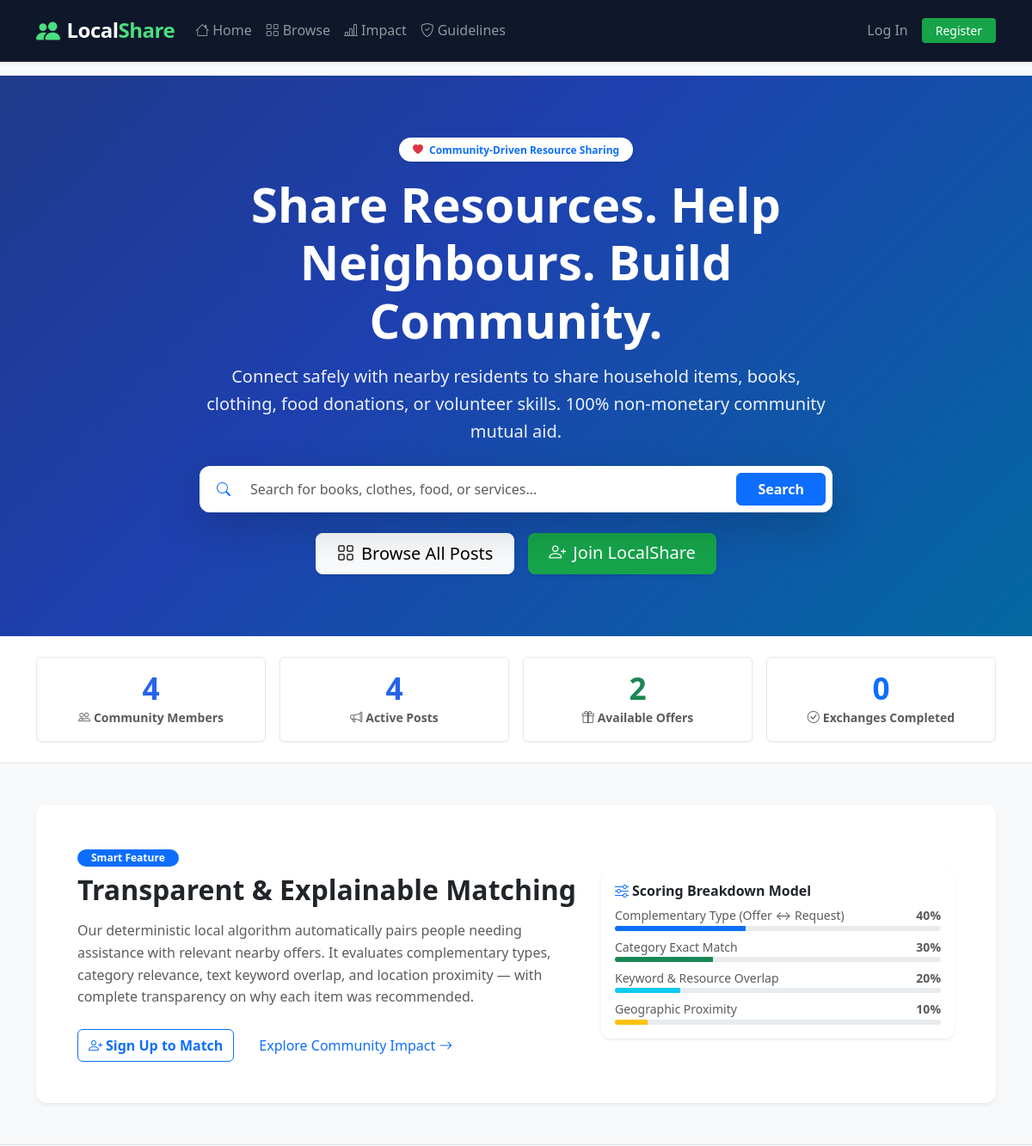
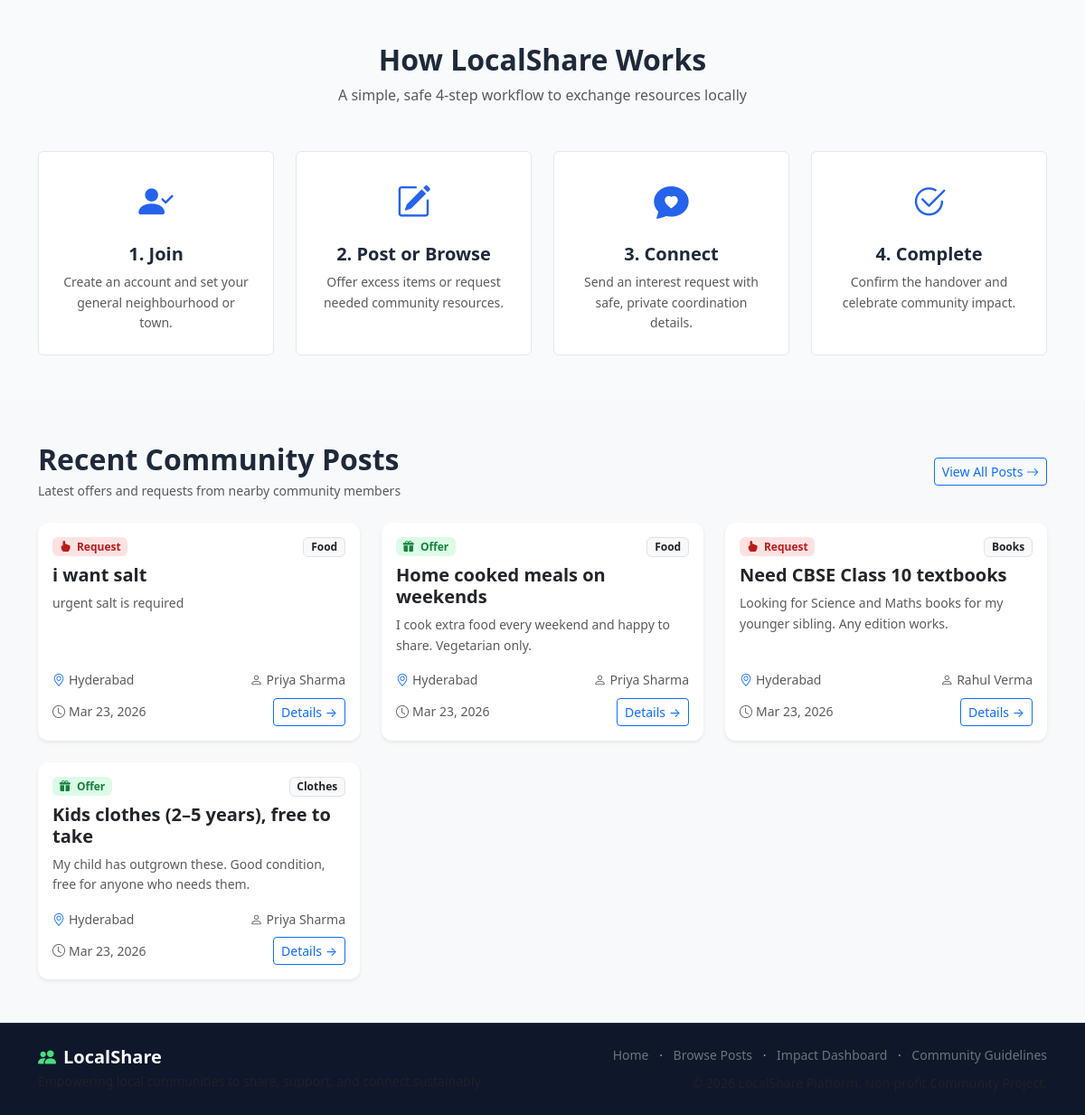
The page / on the database its author committed (2 pictures, top to bottom).
### app/models/post.py (models this page shows, shortened)
class Post(db.Model):
    __tablename__ = 'posts'
    id = db.Column(db.Integer, primary_key=True)
    user_id = db.Column(db.Integer, db.ForeignKey('users.id', ondelete='CASCADE'), nullable=False, index=True)
    user_name = db.Column(db.String(100), nullable=False)
    post_type = db.Column(db.String(10), nullable=False, index=True)  # 'request' or 'offer'
    category = db.Column(db.String(50), nullable=False, index=True)   # Food, Clothes, Books, Services, Other
    title = db.Column(db.String(200), nullable=False)
    description = db.Column(db.Text, nullable=False)
    location = db.Column(db.String(120), nullable=False, index=True)
    status = db.Column(db.String(20), nullable=False, default='open', index=True)  # open, in_progress, completed, closed
    created_at = db.Column(db.DateTime, default=lambda: datetime.now(timezone.utc), nullable=False, index=True)
    updated_at = db.Column(db.DateTime, default=lambda: datetime.now(timezone.utc), onupdate=lambda: datetime.now(timezone.utc))
    exchange_requests = db.relationship('ExchangeRequest', backref='post', lazy='dynamic', cascade='all, delete-orphan')
    reports = db.relationship('Report', backref='post', lazy='dynamic', cascade='all, delete-orphan')

### app/main/routes.py (the view)
@main_bp.route('/')
def home():
    stats = get_community_impact_stats()
    recent_posts = Post.query.filter_by(status='open').order_by(Post.created_at.desc()).limit(6).all()
    return render_template(
        'index.html',
        stats=stats,
        recent_posts=recent_posts,
        user_count=stats['members_count'],
        post_count=stats['active_posts_count'],
        offer_count=stats['offers_count']
    )

### templates/index.html (shortened to what this page needs)
{% extends "base.html" %}
{% block content %}
<section class="hero-section text-center py-5">
  <div class="container py-4">
    <div class="row justify-content-center">
      <div class="col-lg-8">
        <span class="badge bg-white text-primary px-3 py-2 rounded-pill fw-semibold mb-3 shadow-sm">
          <i class="bi bi-heart-fill text-danger me-1"></i> Community-Driven Resource Sharing
        </span>
        <h1 class="display-4 fw-bold mb-3">Share Resources. Help Neighbours. Build Community.</h1>
        <p class="lead mb-4 opacity-90">
          Connect safely with nearby residents to share household items, books, clothing, food donations, or volunteer skills. 100% non-monetary community mutual aid.
        </p>
        <form action="{{ url_for('posts.posts') }}" method="GET" class="card p-2 shadow-lg border-0 mb-4 bg-white text-dark">
          <div class="input-group">
            <span class="input-group-text bg-transparent border-0"><i class="bi bi-search text-primary"></i></span>
            <input type="text" name="q" class="form-control border-0 shadow-none" placeholder="Search for books, clothes, food, or services..."/>
            <button class="btn btn-primary px-4 fw-semibold rounded" type="submit">Search</button>
          </div>
        </form>
        <div class="d-flex justify-content-center gap-3 flex-wrap">
          <a href="{{ url_for('posts.posts') }}" class="btn btn-light btn-lg px-4 shadow-sm">
            <i class="bi bi-grid me-2"></i>Browse All Posts
          </a>
          {% if session.get('user_id') %}
            <a href="{{ url_for('posts.new_post') }}" class="btn btn-accent btn-lg px-4 shadow-sm">
              <i class="bi bi-plus-circle me-2"></i>Create a Post
            </a>
          {% else %}
            <a href="{{ url_for('auth.register') }}" class="btn btn-accent btn-lg px-4 shadow-sm">
              <i class="bi bi-person-plus me-2"></i>Join LocalShare
            </a>
          {% endif %}
        </div>
      </div>
    </div>
  </div>
</section>
<section class="py-4 bg-white border-bottom shadow-sm">
  <div class="container">
    <div class="row text-center g-3">
      <div class="col-6 col-md-3">
        <div class="stat-card p-3 rounded">
          <div class="stat-number">{{ stats['members_count'] }}</div>
          <div class="small text-muted fw-semibold"><i class="bi bi-people me-1"></i>Community Members</div>
        </div>
      </div>
      <div class="col-6 col-md-3">
        <div class="stat-card p-3 rounded">
          <div class="stat-number">{{ stats['active_posts_count'] }}</div>
          <div class="small text-muted fw-semibold"><i class="bi bi-megaphone me-1"></i>Active Posts</div>
        </div>
      </div>
      <div class="col-6 col-md-3">
        <div class="stat-card p-3 rounded">
          <div class="stat-number text-success">{{ stats['offers_count'] }}</div>
          <div class="small text-muted fw-semibold"><i class="bi bi-gift me-1"></i>Available Offers</div>
        </div>
      </div>
      <div class="col-6 col-md-3">
        <div class="stat-card p-3 rounded">
          <div class="stat-number text-primary">{{ stats['completed_exchanges_count'] }}</div>
          <div class="small text-muted fw-semibold"><i class="bi bi-check-circle me-1"></i>Exchanges Completed</div>
        </div>
      </div>
    </div>
  </div>
</section>
<section class="py-5 bg-light border-bottom">
  <div class="container">
    <div class="card border-0 shadow-sm p-4 p-md-5 bg-gradient-light">
      <div class="row align-items-center g-4">
        <div class="col-lg-7">
          <span class="badge bg-primary text-white mb-2 px-3 py-1 rounded-pill">Smart Feature</span>
          <h2 class="fw-bold mb-3">Transparent &amp; Explainable Matching</h2>
          <p class="text-muted mb-4">
            Our deterministic local algorithm automatically pairs people needing assistance with relevant nearby offers. It evaluates complementary types, category relevance, text keyword overlap, and location proximity — with complete transparency on why each item was recommended.
          </p>
          <div class="d-flex gap-3 flex-wrap">
            {% if session.get('user_id') %}
              <a href="{{ url_for('matching.matches_dashboard') }}" class="btn btn-outline-primary fw-semibold">
                <i class="bi bi-stars me-1"></i>View Your Matches
              </a>
            {% else %}
              <a href="{{ url_for('auth.register') }}" class="btn btn-outline-primary fw-semibold">
                <i class="bi bi-person-plus me-1"></i>Sign Up to Match
              </a>
            {% endif %}
            <a href="{{ url_for('main.impact') }}" class="btn btn-link text-decoration-none">
              Explore Community Impact <i class="bi bi-arrow-right"></i>
            </a>
          </div>
        </div>
        <div class="col-lg-5">
          <div class="card border-0 shadow-sm p-3 bg-white">
            <h6 class="fw-bold text-dark mb-2"><i class="bi bi-sliders me-1 text-primary"></i>Scoring Breakdown Model</h6>
            <div class="mb-2">
              <div class="d-flex justify-content-between small text-muted">
                <span>Complementary Type (Offer &harr; Request)</span>
                <strong>40%</strong>
              </div>
              <div class="progress" style="height: 6px;">
                <div class="progress-bar bg-primary" style="width: 40%"></div>
              </div>
            </div>
            <div class="mb-2">
              <div class="d-flex justify-content-between small text-muted">
                <span>Category Exact Match</span>
                <strong>30%</strong>
              </div>
              <div class="progress" style="height: 6px;">
                <div class="progress-bar bg-success" style="width: 30%"></div>
              </div>
            </div>
            <div class="mb-2">
              <div class="d-flex justify-content-between small text-muted">
                <span>Keyword &amp; Resource Overlap</span>
                <strong>20%</strong>
              </div>
              <div class="progress" style="height: 6px;">
                <div class="progress-bar bg-info" style="width: 20%"></div>
              </div>
            </div>
            <div>
              <div class="d-flex justify-content-between small text-muted">
                <span>Geographic Proximity</span>
                <strong>10%</strong>
              </div>
              <div class="progress" style="height: 6px;">
                <div class="progress-bar bg-warning" style="width: 10%"></div>
              </div>
            </div>
          </div>
        </div>
      </div>
    </div>
  </div>
</section>
<section class="py-5">
  <div class="container">
    <div class="text-center mb-5">
      <h2 class="fw-bold">How LocalShare Works</h2>
      <p class="text-muted">A simple, safe 4-step workflow to exchange resources locally</p>
    </div>
    <div class="row g-4 text-center">
      <div class="col-md-3">
        <div class="how-card p-4 rounded h-100">
          <div class="how-icon mb-3"><i class="bi bi-person-check-fill"></i></div>
          <h5 class="fw-bold">1. Join</h5>
          <p class="text-muted small mb-0">Create an account and set your general neighbourhood or town.</p>
        </div>
      </div>
      <div class="col-md-3">
        <div class="how-card p-4 rounded h-100">
          <div class="how-icon mb-3"><i class="bi bi-pencil-square"></i></div>
          <h5 class="fw-bold">2. Post or Browse</h5>
          <p class="text-muted small mb-0">Offer excess items or request needed community resources.</p>
        </div>
      </div>
      <div class="col-md-3">
        <div class="how-card p-4 rounded h-100">
          <div class="how-icon mb-3"><i class="bi bi-chat-heart-fill"></i></div>
          <h5 class="fw-bold">3. Connect</h5>
          <p class="text-muted small mb-0">Send an interest request with safe, private coordination details.</p>
        </div>
      </div>
      <div class="col-md-3">
        <div class="how-card p-4 rounded h-100">
          <div class="how-icon mb-3"><i class="bi bi-check2-circle"></i></div>
          <h5 class="fw-bold">4. Complete</h5>
          <p class="text-muted small mb-0">Confirm the handover and celebrate community impact.</p>
        </div>
      </div>
    </div>
  </div>
</section>
<section class="py-5 bg-light">
  <div class="container">
    <div class="d-flex justify-content-between align-items-center mb-4">
      <div>
        <h2 class="fw-bold mb-1">Recent Community Posts</h2>
        <p class="text-muted small mb-0">Latest offers and requests from nearby community members</p>
      </div>
      <a href="{{ url_for('posts.posts') }}" class="btn btn-outline-primary btn-sm">
        View All Posts <i class="bi bi-arrow-right"></i>
      </a>
    </div>
    {% if recent_posts %}
      <div class="row g-4">
        {% for post in recent_posts %}
          <div class="col-md-6 col-lg-4">
            <div class="card post-card h-100 border-0 shadow-sm d-flex flex-column">
              <div class="card-body">
                <div class="d-flex justify-content-between align-items-start mb-2">
                  <span class="badge {{ 'badge-offer' if post.post_type == 'offer' else 'badge-request' }}">
                    <i class="bi {{ 'bi-gift-fill' if post.post_type == 'offer' else 'bi-hand-index-fill' }} me-1"></i>
                    {{ post.post_type | capitalize }}
                  </span>
                  <span class="badge bg-light text-dark border">{{ post.category }}</span>
                </div>
                <h5 class="card-title fw-bold mb-2">
                  <a href="{{ url_for('posts.post_detail', post_id=post.id) }}" class="text-decoration-none text-dark">
                    {{ post.title }}
                  </a>
                </h5>
                <p class="card-text small text-muted">
                  {{ post.description[:110] }}{% if post.description | length > 110 %}...{% endif %}
                </p>
              </div>
              <div class="card-footer bg-transparent border-0 pt-0 pb-3 px-3">
                <div class="d-flex justify-content-between small text-muted mb-2">
                  <span><i class="bi bi-geo-alt text-primary me-1"></i>{{ post.location }}</span>
                  <span><i class="bi bi-person me-1"></i>{{ post.user_name }}</span>
                </div>
                <div class="d-flex justify-content-between align-items-center">
                  <span class="small text-muted"><i class="bi bi-clock me-1"></i>{{ post.created_at.strftime('%b %d, %Y') if post.created_at else '' }}</span>
                  <a href="{{ url_for('posts.post_detail', post_id=post.id) }}" class="btn btn-sm btn-outline-primary">
                    Details &rarr;
                  </a>
                </div>
              </div>
            </div>
          </div>
        {% endfor %}
      </div>
    {% endif %}
  </div>
</section>
{% endblock %}

### rows shown on the page
Post: post_type "Request", category "Food", title "i want salt", description "urgent salt is required", location "Hyderabad", user_name "Priya Sharma", created_at "Mar 23, 2026"
Post: post_type "Offer", category "Food", title "Home cooked meals on weekends", description "I cook extra food every weekend and happy to share. Vegetarian only.", location "Hyderabad", user_name "Priya Sharma", created_at "Mar 23, 2026"
Post: post_type "Request", category "Books", title "Need CBSE Class 10 textbooks", description "Looking for Science and Maths books for my younger sibling. Any edition works.", location "Hyderabad", user_name "Rahul Verma", created_at "Mar 23, 2026"
Post: post_type "Offer", category "Clothes", title "Kids clothes (2–5 years), free to take", description "My child has outgrown these. Good condition, free for anyone who needs them.", location "Hyderabad", user_name "Priya Sharma", created_at "Mar 23, 2026"

### other values the page prints
{{ stats['members_count'] }} "4"
{{ stats['active_posts_count'] }} "4"
{{ stats['offers_count'] }} "2"
{{ stats['completed_exchanges_count'] }} "0"
